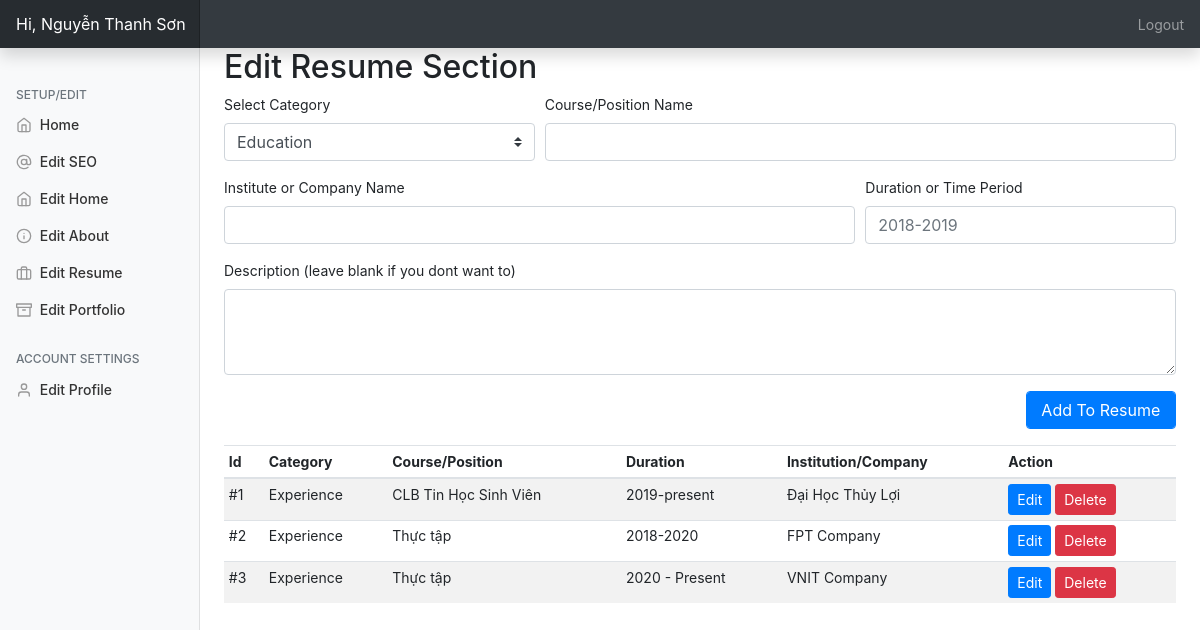
The app's page /admin/?editresume=true (signed in) with its own data.
### tables this page shows
CREATE TABLE `resume` (
  `id` int(11) NOT NULL,
  `category` varchar(250) NOT NULL,
  `title` varchar(250) NOT NULL,
  `year` varchar(250) NOT NULL,
  `ogname` varchar(250) NOT NULL,
  `workdesc` text NOT NULL
);

### admin/php/resume.php (the view, shortened to what this page needs)
<h2>Edit Resume Section</h2>
         <form action="php/uresume.php" method="post">
                 <div class="form-row">
                   <div class="form-group col-md-4">
                   <label>Select Category</label>
                    <select name="category" class="custom-select">
  <option value="e" selected>Education</option>
</select></div>
                     <div class="form-group col-md-8">
    <label for="sn">Course/Position Name</label>
    <input type="text" name="title" class="form-control" id="website" placeholder="" required>
  </div>
   <div class="form-group col-md-8">
    <label for="website">Institute or Company Name</label>
    <input type="text" name="ogname" class="form-control" id="website" placeholder="" required>
  </div>
   <div class="form-group col-md-4">
    <label for="website">Duration or Time Period</label>
    <input type="text" name="year" class="form-control" id="website" placeholder="2018-2019" required>
  </div>
  <div class="form-group col-md-12">
    <label for="exampleFormControlTextarea1">Description (leave blank if you dont want to)</label>
    <textarea class="form-control" name="workdesc" id="exampleFormControlTextarea1" rows="3" placeholder=""></textarea>
  </div>
   <div class="form-group col-md-2 ml-auto">
      <input type="submit" name="addtoresume" class="btn btn-primary form-control" value="Add To Resume">
   </div>
                 </div>
             </form>
         <table id="rlist" class="table table-striped table-sm .table-responsive ">
          <thead>
            <tr>
              <th>Id</th>
              <th>Category</th>
              <th>Course/Position</th>
              <th>Duration</th>
              <th>Institution/Company</th>
              <th>Action</th>
            </tr>
          </thead>
          <tbody>
         <?php
$query2="SELECT * FROM resume";
$queryrun2=mysqli_query($db,$query2);
$count=1;
while($data2=mysqli_fetch_array($queryrun2)){
    $cat = $data2['category']=='e'?$cat="Education":$cat="Experience";
    ?>
     <tr>
         <div class="modal fade" id="modal<?=$data2['id']?>" tabindex="-1" role="dialog" aria-labelledby="exampleModalLabel" aria-hidden="true">
          <td>#<?=$count?></td>
              <td><?=$cat?></td>
         <td><?=$data2['title']?></td>
         <td><?=$data2['year']?></td>
         <td><?=$data2['ogname']?></td>
         <td>
         <button type="button" class="btn btn-primary btn-sm" data-toggle="modal" data-target="#modal<?=$data2['id']?>">
  Edit
</button> <a href="php/uresume.php?del=<?=$data2['id']?>"><button type="button" class="btn btn-danger btn-sm" data-toggle="modal" data-target="#exampleModal">
  Delete
             </button></a></td>
            </tr>
         <?php $count++;
} ?>
             </tbody></table>

### admin/css/dashboard.css (style rules this page uses)
body { font-size: .875rem; }

### records on screen
resume: category "Experience", title "CLB Tin Học Sinh Viên", year "2019-present", ogname "Đại Học Thủy Lợi"
resume: category "Experience", title "Thực tập", year "2018-2020", ogname "FPT Company"
resume: category "Experience", title "Thực tập", year "2020 - Present", ogname "VNIT Company"

### other values on screen
$_SESSION['username'] "Nguyễn Thanh Sơn"
